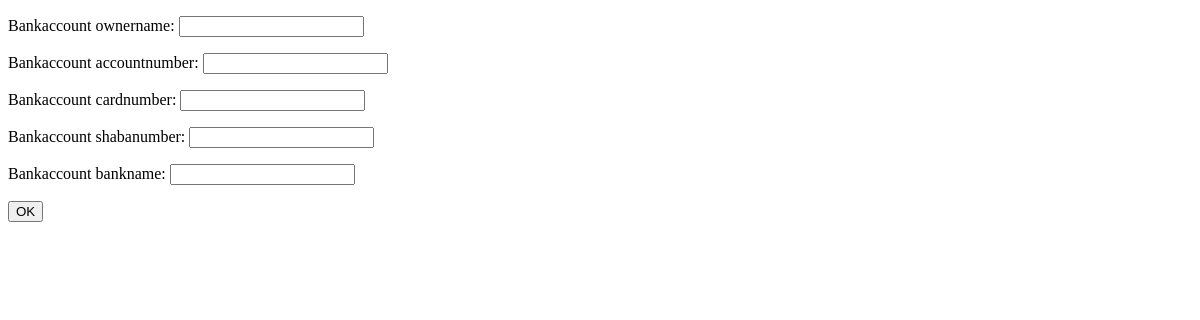
/sportclub/bankinfochange/sportclub/ (signed in), run on an earlier commit of the app's database.
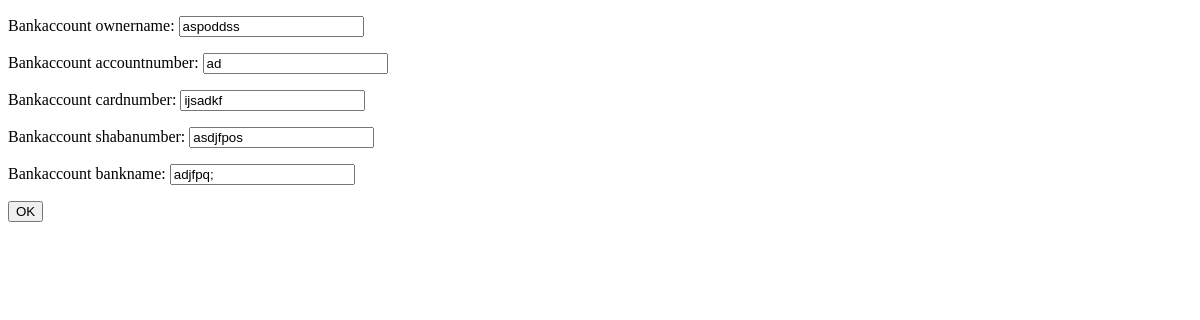
And on a later commit of the database.
### sportclub/models.py (models this page shows, shortened)
class SportClubModel(models.Model):
    user = models.OneToOneField(settings.AUTH_USER_MODEL, on_delete = models.CASCADE,
                                primary_key = True, related_name = 'sportclubs')
    phone_number = models.CharField(max_length = 20, blank = False)
    address = models.TextField(blank = False)
    info = models.TextField(blank = True, null= True)
    picture = models.ImageField(default = r'sportclub/default/coverpicture.png',
                                 upload_to=r'sportclub/coverpicture')
    terms_and_conditions = models.TextField(blank = True, null = True)
    bankaccount_ownername = models.CharField(max_length = 300, null = True, blank = True)
    bankaccount_accountnumber = models.CharField(max_length = 30, null = True, blank = True)
    bankaccount_cardnumber = models.CharField(max_length = 30, null = True, blank = True)
    bankaccount_shabanumber = models.CharField(max_length = 50, null = True, blank = True)
    bankaccount_bankname = models.CharField(max_length = 100, null = True, blank = True)

### sportclub/views.py (the view)
# urls.py: path('bankinfochange/<slug:slug>/', BankInfoChangeView, name='bankinfochange'),
@login_required
@sportclub_required
def BankInfoChangeView(request,slug):
    sportclub_user = get_object_or_404(UserModel,slug = slug)
    sportclub = get_object_or_404(SportClubModel,user = sportclub_user)
    bank_info_form = BankInfoForm(request.POST or None, instance = sportclub)
    if bank_info_form.is_valid():
        bank_info_form.save()
        return HttpResponseRedirect(reverse('sportclub:profile',
                                    kwargs={'slug':sportclub_user.slug}))
    return render(request,'sportclub/bankinfochange.html',
                          {'bankinfoform':bank_info_form,})

### sportclub/forms.py
class BankInfoForm(forms.ModelForm):
    class Meta():
        model = SportClubModel
        fields = ('bankaccount_ownername','bankaccount_accountnumber',
                  'bankaccount_cardnumber','bankaccount_shabanumber',
                  'bankaccount_bankname')

### sportclub/templates/sportclub/bankinfochange.html (shortened to what this page needs)
<!DOCTYPE html>
<html lang="en" dir="ltr">
  <head>
  </head>
  <body>
<form method="POST">
  {{bankinfoform.as_p}}
  <input type="submit" value="OK">
</form>
  </body>
</html>

What changed in the data, as far as the page shows it:
now on this page (row edited): SportClubModel: bankaccount_ownername "aspoddss", bankaccount_accountnumber "ad", bankaccount_cardnumber "ijsadkf", bankaccount_shabanumber "asdjfpos", bankaccount_bankname "adjfpq;"
